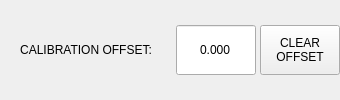
              <widget class="QWidget" name="widget_cal_offset" native="true">
               <property name="sizePolicy">
                <sizepolicy hsizetype="Fixed" vsizetype="Fixed">
                 <horstretch>0</horstretch>
                 <verstretch>0</verstretch>
                </sizepolicy>
               </property>
               <property name="minimumSize">
                <size>
                 <width>340</width>
                 <height>0</height>
                </size>
               </property>
               <property name="maximumSize">
                <size>
                 <width>340</width>
                 <height>16777215</height>
                </size>
               </property>
               <layout class="QHBoxLayout" name="horizontalLayout_61">
                <property name="spacing">
                 <number>4</number>
                </property>
                <property name="leftMargin">
                 <number>0</number>
                </property>
                <property name="topMargin">
                 <number>0</number>
                </property>
                <property name="rightMargin">
                 <number>0</number>
                </property>
                <property name="bottomMargin">
                 <number>0</number>
                </property>
                <item>
                 <widget class="QLabel" name="label_93">
                  <property name="sizePolicy">
                   <sizepolicy hsizetype="Preferred" vsizetype="Preferred">
                    <horstretch>0</horstretch>
                    <verstretch>0</verstretch>
                   </sizepolicy>
                  </property>
                  <property name="minimumSize">
                   <size>
                    <width>0</width>
                    <height>30</height>
                   </size>
                  </property>
                  <property name="maximumSize">
                   <size>
                    <width>16777215</width>
                    <height>30</height>
                   </size>
                  </property>
                  <property name="baseSize">
                   <size>
                    <width>140</width>
                    <height>30</height>
                   </size>
                  </property>
                  <property name="lineWidth">
                   <number>0</number>
                  </property>
                  <property name="text">
                   <string>CALIBRATION OFFSET:</string>
                  </property>
                  <property name="alignment">
                   <set>Qt::AlignCenter</set>
                  </property>
                  <property name="indent">
                   <number>0</number>
                  </property>
                 </widget>
                </item>
                <item>
                 <widget class="QLineEdit" name="lineEdit_calibration_offset">
                  <property name="sizePolicy">
                   <sizepolicy hsizetype="Fixed" vsizetype="Fixed">
                    <horstretch>0</horstretch>
                    <verstretch>0</verstretch>
                   </sizepolicy>
                  </property>
                  <property name="minimumSize">
                   <size>
                    <width>80</width>
                    <height>50</height>
                   </size>
                  </property>
                  <property name="maximumSize">
                   <size>
                    <width>80</width>
                    <height>50</height>
                   </size>
                  </property>
                  <property name="focusPolicy">
                   <enum>Qt::ClickFocus</enum>
                  </property>
                  <property name="styleSheet">
                   <string notr="true"/>
                  </property>
                  <property name="text">
                   <string>0.000</string>
                  </property>
                  <property name="alignment">
                   <set>Qt::AlignCenter</set>
                  </property>
                  <property name="readOnly">
                   <bool>false</bool>
                  </property>
                  <property name="clearButtonEnabled">
                   <bool>false</bool>
                  </property>
                 </widget>
                </item>
                <item>
                 <widget class="ActionButton" name="actionbutton">
                  <property name="sizePolicy">
                   <sizepolicy hsizetype="Fixed" vsizetype="Fixed">
                    <horstretch>0</horstretch>
                    <verstretch>0</verstretch>
                   </sizepolicy>
                  </property>
                  <property name="minimumSize">
                   <size>
                    <width>80</width>
                    <height>50</height>
                   </size>
                  </property>
                  <property name="maximumSize">
                   <size>
                    <width>80</width>
                    <height>50</height>
                   </size>
                  </property>
                  <property name="text">
                   <string>CLEAR
OFFSET</string>
                  </property>
                  <property name="mdi_action" stdset="0">
                   <bool>false</bool>
                  </property>
                  <property name="mdi_command_action" stdset="0">
                   <bool>true</bool>
                  </property>
                  <property name="template_label_option" stdset="0">
                   <bool>false</bool>
                  </property>
                  <property name="joint_number" stdset="0">
                   <number>0</number>
                  </property>
                  <property name="incr_imperial_number" stdset="0">
                   <double>0.010000000000000</double>
                  </property>
                  <property name="incr_mm_number" stdset="0">
                   <double>0.025000000000000</double>
                  </property>
                  <property name="incr_angular_number" stdset="0">
                   <double>-1.000000000000000</double>
                  </property>
                  <property name="toggle_float_option" stdset="0">
                   <bool>false</bool>
                  </property>
                  <property name="float_num" stdset="0">
                   <double>100.000000000000000</double>
                  </property>
                  <property name="float_alt_num" stdset="0">
                   <double>50.000000000000000</double>
                  </property>
                  <property name="view_type_string" stdset="0">
                   <string>P</string>
                  </property>
                  <property name="command_text_string" stdset="0">
                   <string>M68 E12 Q0</string>
                  </property>
                  <property name="ini_mdi_number" stdset="0">
                   <number>0</number>
                  </property>
                  <property name="textTemplate" stdset="0">
                   <string>%1.3f in</string>
                  </property>
                  <property name="alt_textTemplate" stdset="0">
                   <string>%1.2f mm</string>
                  </property>
                 </widget>
                </item>
               </layout>
              </widget>
